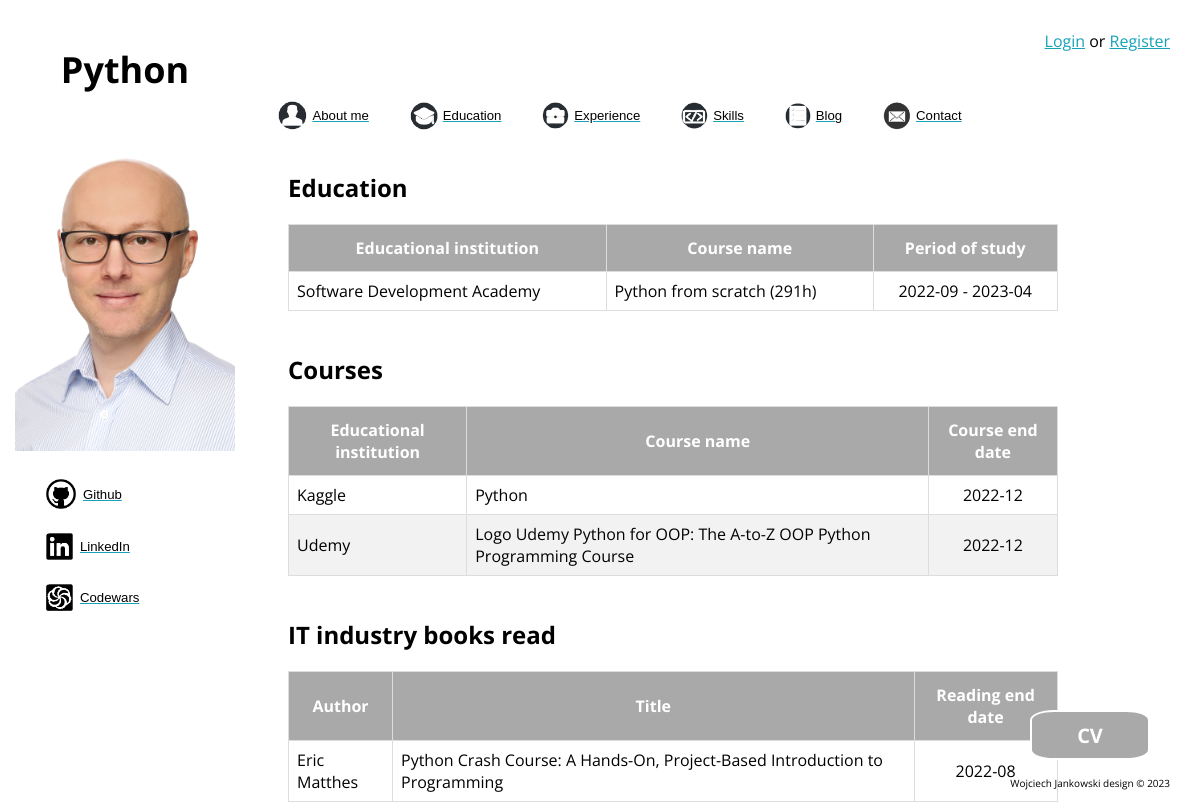
/about/skills/python, run on an earlier commit of the app's database.
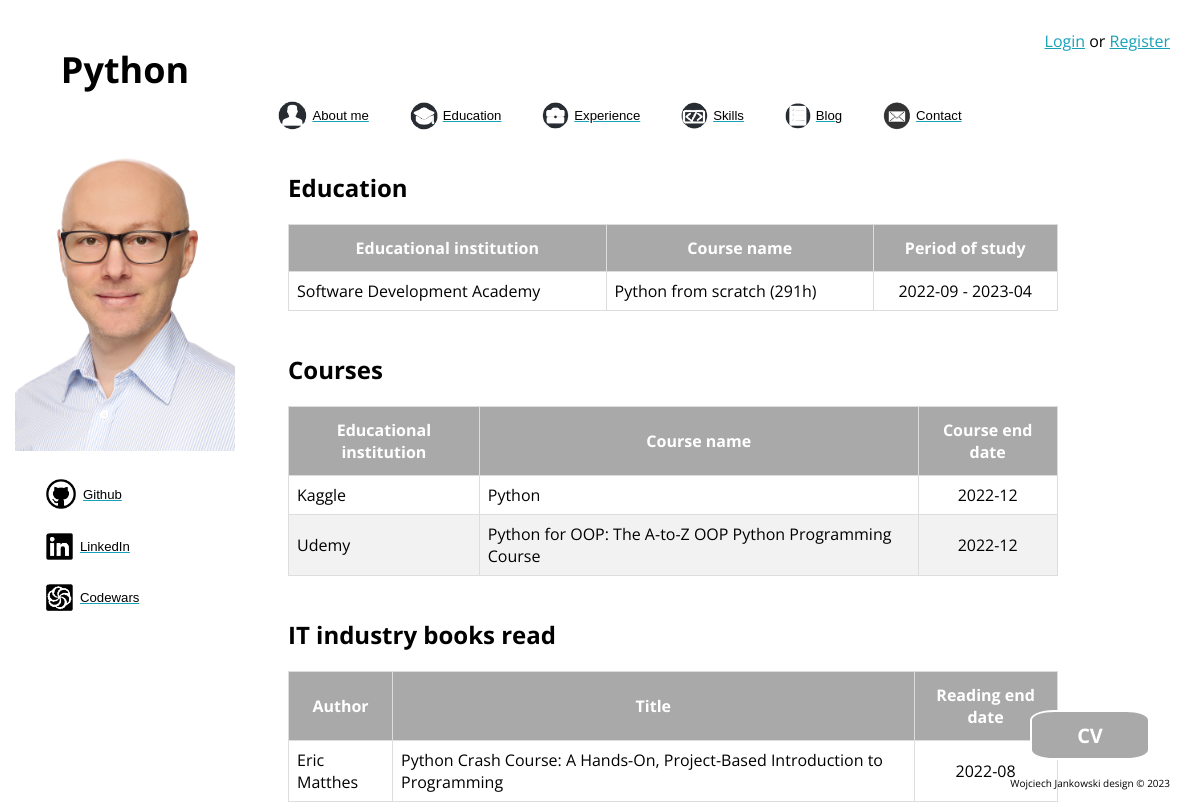
And on a later commit of the database.
### aboutme/models.py (models this page shows)
class Course(models.Model):
    school_name = models.CharField(max_length=50)
    course_name = models.CharField(max_length=100)
    end_date = models.DateField(null=True, blank=True)
    competences = models.CharField(max_length=200)
    certificate_link = models.CharField(max_length=100, blank=True)
    class Meta:
        verbose_name = "Course"
        verbose_name_plural = "Courses"
        ordering = ['-pk']

### aboutme/views.py (the view)
# urls.py: path('skills/python', views.python, name="python"),
def python(request):
    education = Education.objects.filter(competences__icontains="python")
    courses = Course.objects.filter(competences__icontains="python")
    books = Book.objects.filter(competences__icontains="python")
    ctx = {"education": education,
           "courses": courses,
           "books": books,
           "skill": "Python",
           'site_name': "Python",
           }
    return render(request=request, template_name="aboutme/from_where_skills.html", context=ctx)

### aboutme/templates/aboutme/from_where_skills.html
{% extends "aboutme/base.html" %}
{% load static %}
{% block main_content %}
<div class="container">
    {% if education.all %}
    <h2>Education</h2>
    <table id="data">
        <thead>
            <tr>
                <th>Educational institution</th>
                <th>Course name</th>
                <th>Period of study</th>
            </tr>
        </thead>
        <tbody>
            {% for edu in education %}
            <tr>
                <td>{{ edu.school_name }}</td>
                <td>{{ edu.course_name }}</td>
                <td style="text-align: center;">{{ edu.start_date|date:"Y-m" }} - {{ edu.end_date|date:"Y-m" }}</td>
            </tr>
            {% endfor %}
        </tbody>
    </table>
    {% endif %}
    <br>
    {% if courses.all %}
    <h2>Courses</h2>
    <table id="data">
        <thead>
            <tr>
                <th>Educational institution</th>
                <th>Course name</th>
                <th>Course end date</th>
            </tr>
        </thead>
        <tbody>
            {% for course in courses %}
            <tr>
                <td>{{ course.school_name }}</td>
                <td>{{ course.course_name }}</td>
                <td style="text-align: center;">{{ course.end_date|date:"Y-m" }}</td>
            </tr>
            {% endfor %}
        </tbody>
    </table>
    {% endif %}
    <br>
    {% if books.all %}
    <h2>IT industry books read</h2>
    <table id="data">
        <thead>
            <tr>
                <th>Author</th>
                <th>Title</th>
                <th>Reading end date</th>
            </tr>
        </thead>
        <tbody>
            {% for book in books %}
            <tr>
                <td>{{ book.author_name }}</td>
                <td>{{ book.title }}</td>
                <td style="text-align: center;">{{ book.end_date|date:"Y-m" }}</td>
            </tr>
            {% endfor %}
        </tbody>
    </table>
    {% endif %}
</div>
<a href="{% static 'aboutme/files/cv.pdf' %}"><button class="button">CV</button></a>
{% endblock %}

What changed in the data, as far as the page shows it:
changed Course "Udemy": course_name "Logo Udemy Python for OOP: The A-to-Z OOP Python Programming Course" → "Python for OOP: The A-to-Z OOP Python Programming Course"
